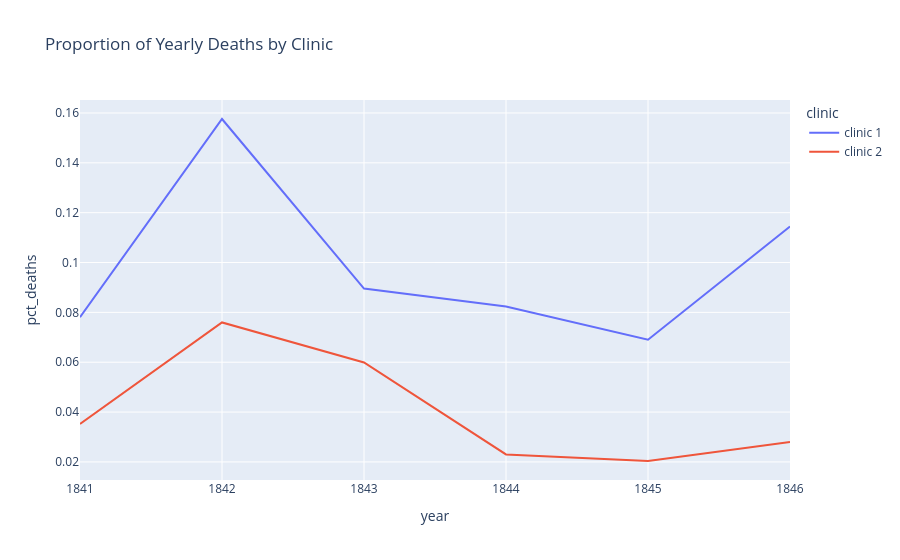

The notebook cell this image was saved under:
### Code cell
line = px.line(
    df_yearly,
    x='year',
    y='pct_deaths',
    color='clinic',
    title='Proportion of Yearly Deaths by Clinic'
)

line.show()

### Figure 1 — Plotly figure (JSON) as saved in the notebook; plotly's stock layout.template omitted (floating-point values rounded to 4 significant figures)
{"data": [{"hovertemplate": "clinic=clinic 1<br>year=%{x}<br>pct_deaths=%{y}<extra></extra>", "legendgroup": "clinic 1", "line": {"color": "#636efa", "dash": "solid"}, "marker": {"symbol": "circle"}, "mode": "lines", "name": "clinic 1", "orientation": "v", "showlegend": true, "type": "scatter", "x": [1841, 1842, 1843, 1844, 1845, 1846], "xaxis": "x", "y": [0.07806, 0.1576, 0.08954, 0.08236, 0.06901, 0.1145], "yaxis": "y"}, {"hovertemplate": "clinic=clinic 2<br>year=%{x}<br>pct_deaths=%{y}<extra></extra>", "legendgroup": "clinic 2", "line": {"color": "#EF553B", "dash": "solid"}, "marker": {"symbol": "circle"}, "mode": "lines", "name": "clinic 2", "orientation": "v", "showlegend": true, "type": "scatter", "x": [1841, 1842, 1843, 1844, 1845, 1846], "xaxis": "x", "y": [0.03522, 0.07597, 0.05988, 0.023, 0.02036, 0.02797], "yaxis": "y"}], "layout": {"legend": {"title": {"text": "clinic"}, "tracegroupgap": 0}, "title": {"text": "Proportion of Yearly Deaths by Clinic"}, "xaxis": {"anchor": "y", "domain": [0, 1], "title": {"text": "year"}}, "yaxis": {"anchor": "x", "domain": [0, 1], "title": {"text": "pct_deaths"}}}}
